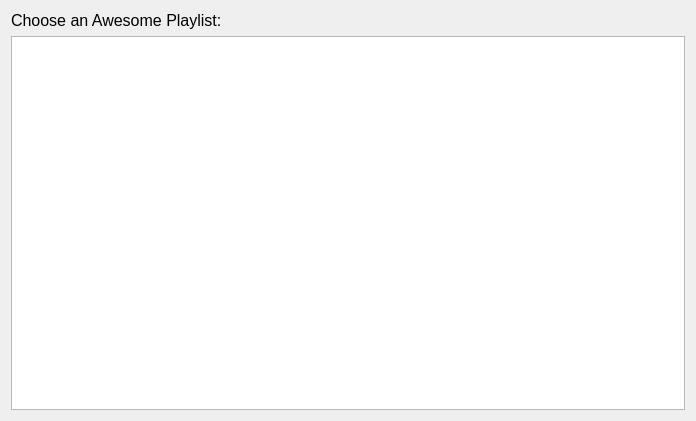
<?xml version="1.0" encoding="UTF-8"?>
<ui version="4.0">
 <class>PlaylistChooser</class>
 <widget class="QWidget" name="PlaylistChooser">
  <property name="geometry">
   <rect>
    <x>0</x>
    <y>0</y>
    <width>696</width>
    <height>421</height>
   </rect>
  </property>
  <property name="windowTitle">
   <string>Open a Playlist</string>
  </property>
  <layout class="QGridLayout" name="gridLayout">
   <item row="0" column="0">
    <widget class="QLabel" name="label">
     <property name="font">
      <font>
       <pointsize>12</pointsize>
      </font>
     </property>
     <property name="text">
      <string>Choose an Awesome Playlist:</string>
     </property>
    </widget>
   </item>
   <item row="1" column="0">
    <widget class="QTableWidget" name="tableWidget"/>
   </item>
  </layout>
 </widget>
 <resources/>
 <connections/>
</ui>
